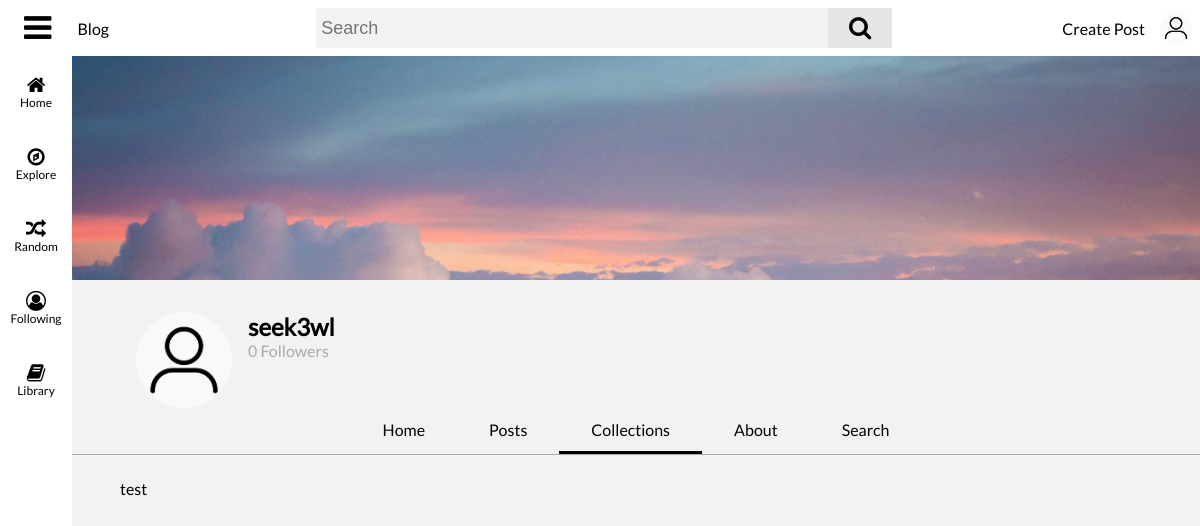
Page /user/seek3wl/collections (signed in) on the committed database.
### flaskblog/models.py (models this page shows, shortened)
class User(db.Model, UserMixin):
	id = db.Column(db.Integer, primary_key=True)
	username = db.Column(db.String(16), unique=True, nullable=False)
	email = db.Column(db.String(120), unique=True, nullable=False)
	image_file = db.Column(db.String(20), nullable=False, default='default.jpg')
	banner_image = db.Column(db.String(20), nullable=False, default='default_banner.jpg')
	description = db.Column(db.String(120), nullable=True)
	password = db.Column(db.String(60), nullable=False)
	security_question = db.Column(db.String(120), nullable=True)
	security_question_answer = db.Column(db.String(120), nullable=True)
	date_joined = db.Column(db.DateTime, default=datetime.utcnow, nullable=False)
	following = db.relationship('User', secondary=user_user_follow,
								primaryjoin=id == user_user_follow.c.follower_user_id,
								secondaryjoin=id == user_user_follow.c.following_user_id,
								backref='followers')
	media_uploads = db.relationship('Media', backref='uploader', lazy=True)
	posts_cached = db.relationship('PostCache', backref='cache_author', lazy=True)
	posts = db.relationship('Post', backref='author', lazy=True)
	posts_viewed = db.relationship('Post', secondary=user_post_view, backref='viewers')
	posts_liked = db.relationship('Post', secondary=user_post_like, backref='post_likers')
	posts_disliked = db.relationship('Post', secondary=user_post_dislike, backref='post_dislikers')
	featured_post_id = db.Column(db.Integer, nullable=True)
	comments = db.relationship('Comment', backref='author', lazy=True)
	comments_liked = db.relationship('Comment', secondary=user_comment_like, backref='comment_likers')
	comments_disliked = db.relationship('Comment', secondary=user_comment_dislike, backref='comment_dislikers')
	collections = db.relationship('Collection', backref='author', lazy=True)

class Collection(db.Model):
	id = db.Column(db.Integer, primary_key=True)
	type = db.Column(db.String(10), nullable=True)
	user_id = db.Column(db.Integer, db.ForeignKey('user.id'), nullable=False)
	name = db.Column(db.String(30), nullable=False)
	image_file = db.Column(db.String(20), nullable=False, default='default_banner.jpg')
	date_created = db.Column(db.DateTime, nullable=False, default=datetime.utcnow)
	date_updated = db.Column(db.DateTime, nullable=True)
	posts = db.relationship('Post', secondary=post_collection, backref='parent_collection')

### flaskblog/users/routes.py (the view)
@users.route('/user/<string:username>/collections')
def user_collections(username):
	user = User.query.filter_by(username=username).first_or_404()
	user_followed = False
	if current_user.is_authenticated:
		if user in current_user.following:
			user_followed = True
	user_collections = Collection.query.filter_by(user_id=user.id, type=None).all()
	return render_template('user_collections.html', title=username, user=user, user_followed=user_followed,
	user_collections=user_collections)

### flaskblog/main/forms.py
class SearchForm(FlaskForm):
    searched = SearchField(validators=[DataRequired()])

### flaskblog/main/routes.py (called while the page is built)
@main.app_context_processor
def inject_template_globals():
	if current_user.is_authenticated:
		image_file_2 = current_user.image_file
	else:
		image_file_2 = 'default.jpg'
	has_post_cache = False
	if current_user.is_authenticated:
		if PostCache.query.filter_by(user_id=current_user.id):
			has_post_cache = True
	return dict(image_file=url_for('static', filename=f'images/profile_pics/{image_file_2}'), SearchForm=SearchForm(),
				has_post_cache=has_post_cache)

### flaskblog/models.py (called while the page is built)
@login_manager.user_loader
def load_user(user_id):
	return User.query.get(user_id)

### flaskblog/templates/user_collections.html (shortened to what this page needs)
{% extends 'base.html' %}
{% block body %}
	<div id="main-body-nm">
		<div id="user-page-header">
			<img id="user-page-header-background" src="{{ url_for('static', filename='images/banners/' + user.banner_image) }}">
			<div id="user-page-header-info">
				<div style="display: flex;">
					<img class="followed-user-img" height="96" width="96" draggable="false" src="{{ url_for('static', filename='images/profile_pics/' + user.image_file) }}">
					<div id="user-page-header-info-info">
						<h2>{{ user.username }}</h2>
						<span class="text-muted">{{ length(user.followers) }} Followers</span>
					</div>
				</div>
			</div>
			<div id="user-page-nav-container">
				<nav id="user-page-nav">
					<div class="user-page-nav-item" onclick="redirect(`{{ url_for('users.user_page', username=user.username) }}`)">
						Home
					</div>
					<div class="user-page-nav-item" onclick="redirect(`{{ url_for('users.user_posts', username=user.username) }}`)">
						Posts
					</div>
					<div class="user-page-nav-item-selected">
						Collections
					</div>
					<div class="user-page-nav-item" onclick="redirect(`{{ url_for('users.user_about', username=user.username) }}`)">
						About
					</div>
					<div class="user-page-nav-item">
						Search
					</div>
				</nav>
			</div>
			<div id="user-page-body">
				{% if user_collections %}
					{% for collection in user_collections %}
						<p>{{ collection.name }}</p>
					{% endfor %}
				{% else %}
					<p>This User Hasn't Created Any Collections Yet</p>
				{% endif %}
			</div>
		</div>
	</div>
{% endblock body %}

### flaskblog/static/main.css (style rules this page uses)
[data-theme="light"] { --primary-color: #f2f2f2; --secondary-color: #f00; --primary-color-header: #fff; --secondary-color-header: #000; --search-box: #f2f2f2; --search-box-icon: #e6e6e6; --side-menu-color: #e6e6e6; --primary-text: #000; --primary-icon: #000; }
.text-muted { color: #aaa; }
body { margin: 0; padding: 0; background-color: var(--primary-color); font-family: 'Lato', sans-serif; }
p, h1, h2, h3, h4, h5, h6, span { color: var(--primary-text); margin: 0px; padding: 0px; }
#main-body-nm { display: flex; flex-direction: column; padding: 56px 0 0 72px; }
.followed-user-img { border-radius: 80px; }
#user-page-header { display: flex; flex-direction: column; }
#user-page-header-background { height: 224px; width: 100%; object-fit: cover; object-position: 100% 0; }
#user-page-header-info { display: flex; justify-content: space-between; align-items: center; padding: 32px 64px 0; }
#user-page-header-info-info { display: flex; flex-direction: column; margin-left: 16px; color: var(--primary-text); }
#user-page-nav-container { display: flex; flex-direction: column; align-items: center; width: 100%; color: #aaa; border-bottom: 1px groove #aaa; }
#user-page-nav { display: flex; }
.user-page-nav-item { color: var(--primary-text); cursor: pointer; padding: 12px 32px; background-color: transparent; }
.user-page-nav-item-selected { color: var(--primary-text); cursor: pointer; padding: 12px 32px; background-color: transparent; border-bottom: 3px solid var(--primary-text); }
#user-page-body { display: flex; flex-direction: column; padding: 24px 48px 0; }

### rows in the picture
User: banner_image (placeholder picture), image_file (placeholder picture), username "seek3wl"
Collection: name "test"

### other values in the picture
{{ length(user.followers) }} "0"
